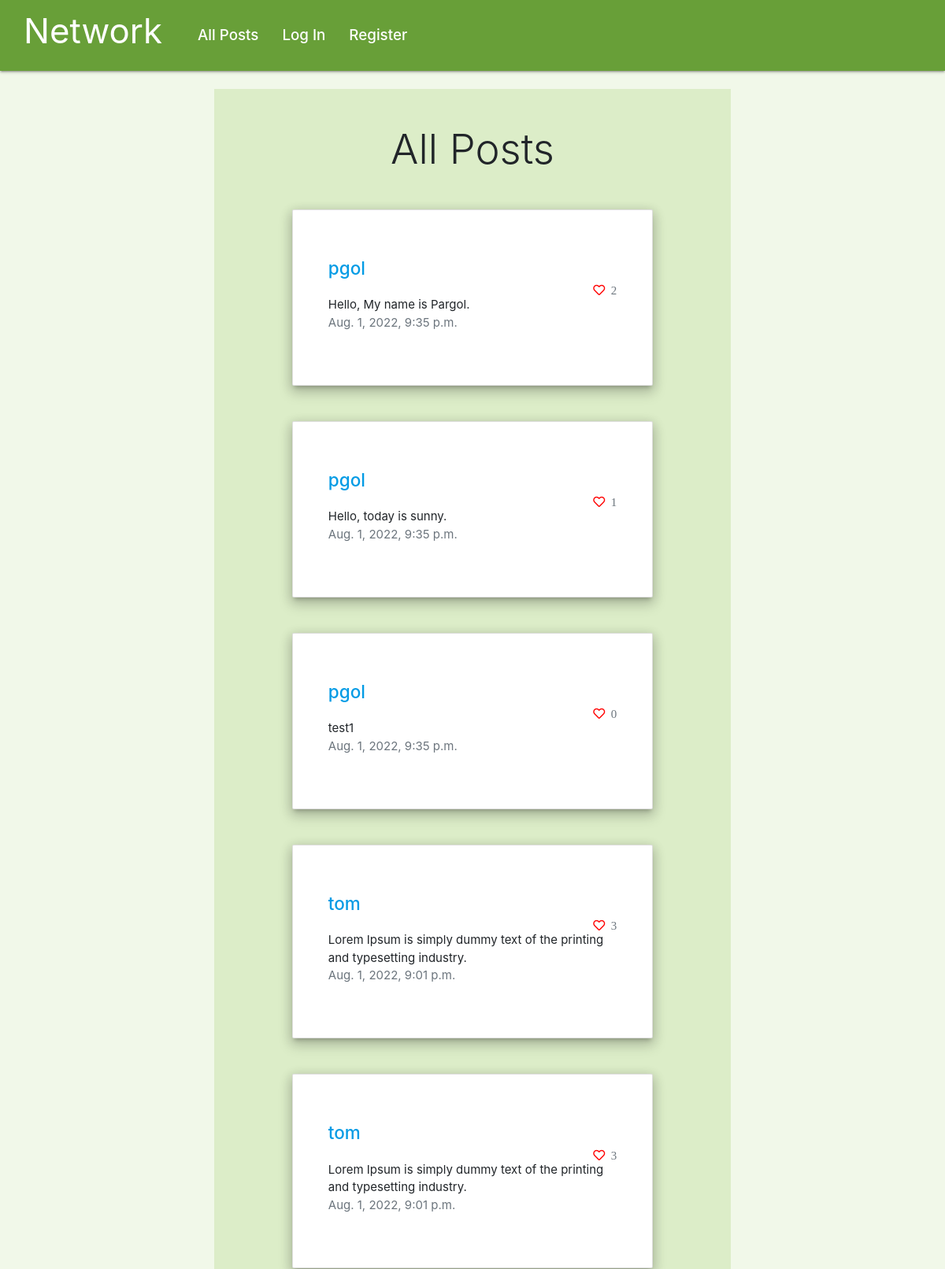
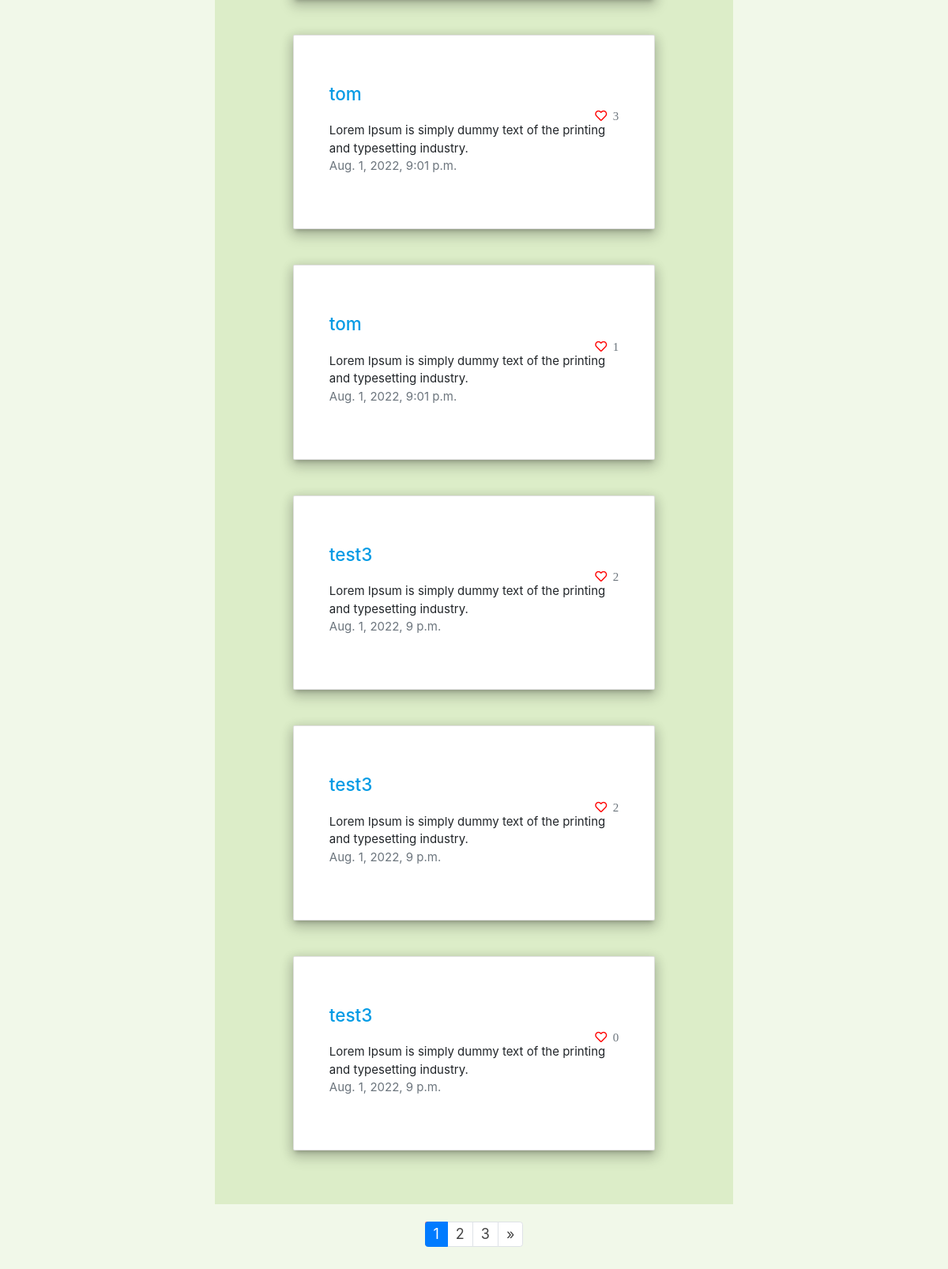
The page / on the database its author committed (2 pictures, top to bottom).
### network/models.py (models this page shows, shortened)
class Post(models.Model):
    user = models.ForeignKey(User, on_delete=models.CASCADE)
    text = models.CharField(max_length=300)
    date = models.DateTimeField(auto_now_add=True)
    like_num = models.IntegerField(default=0)

class User(AbstractUser):
    pass

### network/views.py (the view)
# urls.py: path("", views.index, name="index"),
def index(request):
    if request.user.is_authenticated:
        user = request.user
        likes = Like.objects.filter(post=OuterRef('id'), user=user)
        posts = Post.objects.all().order_by('date').annotate(user_likes=Count(likes.values('id'))).reverse()
        paginator = Paginator(posts, 10)
        page_number = request.GET.get('page')
        pages = paginator.get_page(page_number)
        if request.method == "POST":
            if 'post' in request.POST:
                form = PostForm(request.POST)
                if form.is_valid():
                    newPost = form.save(commit=False)
                    newPost.user = request.user
                    newPost.save()
                return HttpResponseRedirect(reverse("index"))
    else:
        posts = Post.objects.all().order_by('date').reverse()
        paginator = Paginator(posts, 10)
        page_number = request.GET.get('page')
        pages = paginator.get_page(page_number)
    return render(request, "network/index.html", {
        "form": PostForm,
        "posts": pages
    })

### network/templates/network/index.html (shortened to what this page needs)
{% extends "network/layout.html" %}
{% block body %}
    <div class="container-fluid mb-4">
        <div class="col-7 light-green lighten-4 p-4 m-auto">
            <div class="center-align display-4 mt-4">All Posts</div>
            <br/>
            <br/>
            {% for post in posts %}
                <div class="col-md-9 p-5 card mb-5 z-depth-3" style="margin: auto;">
                    <a class="mt-3 h4" href="{% url 'users_profile' post.user.id %}">{{ post.user }}</a>
                    <div data-id="{{post.id}}" class="{% if post.user_likes > 0 %} fas {%else%} far {% endif %} fa-heart align-self-end" style="color: red;">&nbsp
                        <span class="left_side counter text-muted">{{ post.like_num }}</span>
                    </div>
                    <div id="change{{post.id}}" class="display-5">{{ post.text }}</div>
                    <p class="text-muted mb-4">{{ post.date }}</p>
                </div>
            {% endfor %}
        </div>
    </div>
{% endblock %}

### network/templates/network/layout.html (shortened to what this page needs)
{% load static %}
<!DOCTYPE html>
<html lang="en">
    <head>
        <link rel="stylesheet" href="https://stackpath.bootstrapcdn.com/bootstrap/4.5.0/css/bootstrap.min.css">
        <link href="https://use.fontawesome.com/releases/v5.13.0/css/all.css" rel="stylesheet">
        <link  rel="stylesheet" type="text/css" href="{% static 'network/styles.css' %}">
        <link rel="stylesheet" href="https://cdnjs.cloudflare.com/ajax/libs/materialize/1.0.0/css/materialize.min.css">
    </head>
    <body>
        <nav class="navbar navbar-expand-lg navbar-light light-green darken-2 pt-5 pb-5">
            <strong class="pb-4 pl-3"><a class="navbar-brand text-white" href="#"><h3>Network</h3></a></strong>
            <div>
              <div class="navbar-nav mr-auto p-3 h5">
                <div class="nav-item p-2">
                  <a class="nav-link text-white" href="{% url 'index' %}">All Posts</a>
                </div>
                {% if user.is_authenticated %}
                    <div class="nav-item p-2">
                        <a class="nav-link text-white" href="{% url 'following' %}">Following</a>
                    </div>
                    <div class="nav-item p-2">
                        <a class="nav-link text-white" href="{% url 'logout' %}">Log Out</a>
                    </div>
                {% else %}
                    <div class="nav-item p-2">
                        <a class="nav-link text-white" href="{% url 'login' %}">Log In</a>
                    </div>
                    <div class="nav-item p-2">
                        <a class="nav-link text-white" href="{% url 'register' %}">Register</a>
                    </div>
                {% endif %}
              </div>
            </div>
          </nav>
          <div class="body p-4 light-green lighten-5">
            {% block body %}
            {% endblock %}
            <ul class="pagination justify-content-center">
                {%if posts.paginator.num_pages > 1 %}
                    {% for num in posts.paginator.page_range %}
                        {% if posts.number == num %}
                            <li class="page-item active">
                                <a class="page-link">{{ num }}</a>
                            </li>
                        {% elif num > posts.number|add:'-3' and num < posts.number|add:'3' %}
                            <li class="page-item">
                                <a class="page-link" href="?page={{ num }}">{{ num }}</a>
                            </li>
                        {% endif %}
                    {% endfor %}
                {% endif %}
                {% if posts.has_next %}
                    <li class="page-item">
                        <a class="page-link" href="?page={{ posts.next_page_number }}">&raquo;</a>
                    </li>
                {% endif %}
            </ul>
        </div>
    </body>
</html>

### rows shown on the page
Post: user "pgol", like_num "2", text "Hello, My name is Pargol.", date "Aug. 1, 2022, 9:35 p.m."
Post: user "pgol", like_num "1", text "Hello, today is sunny.", date "Aug. 1, 2022, 9:35 p.m."
Post: user "pgol", like_num "0", text "test1", date "Aug. 1, 2022, 9:35 p.m."
Post: user "tom", like_num "3", text "Lorem Ipsum is simply dummy text of the printing and typesetting industry.", date "Aug. 1, 2022, 9:01 p.m."
Post: user "tom", like_num "3", text "Lorem Ipsum is simply dummy text of the printing and typesetting industry.", date "Aug. 1, 2022, 9:01 p.m."
Post: user "tom", like_num "3", text "Lorem Ipsum is simply dummy text of the printing and typesetting industry.", date "Aug. 1, 2022, 9:01 p.m."
Post: user "tom", like_num "1", text "Lorem Ipsum is simply dummy text of the printing and typesetting industry.", date "Aug. 1, 2022, 9:01 p.m."
Post: user "test3", like_num "2", text "Lorem Ipsum is simply dummy text of the printing and typesetting industry.", date "Aug. 1, 2022, 9 p.m."
Post: user "test3", like_num "2", text "Lorem Ipsum is simply dummy text of the printing and typesetting industry.", date "Aug. 1, 2022, 9 p.m."
Post: user "test3", like_num "0", text "Lorem Ipsum is simply dummy text of the printing and typesetting industry.", date "Aug. 1, 2022, 9 p.m."

### other values the page prints
{{ num }} "1"
{{ num }} "2" "3"
